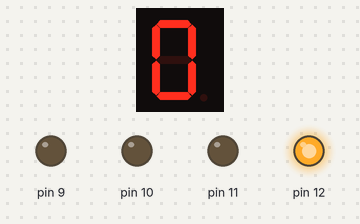
A sketch run on a simulated Arduino Uno, built with avr-gcc and run on an emulated ATmega328P. Parts: 1-digit seven-segment display, output pins drawn as LEDs (lit = HIGH). Wiring (inferred from the names in the program): 1-digit 7-segment display, segments lit when HIGH: segments pin 2, pin 3, pin 4, pin 5, pin 6, pin 7, pin 8. The segment pins are drawn as the display they are named for; pins used as bus, display or sensor lines are not drawn; what the sketch prints to the serial monitor is not drawn.

Above: at 0.15 s.
At 0.76 s:
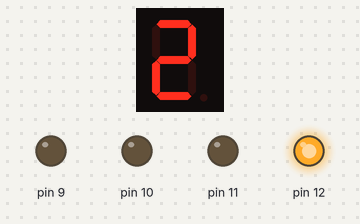
At 1.37 s:
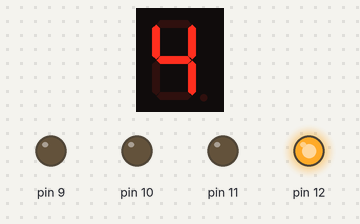
At 2.89 s:
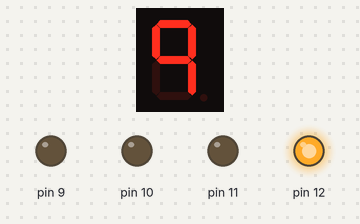
Timing chart, 0 to 4.4 s (numbered marks = the images above):
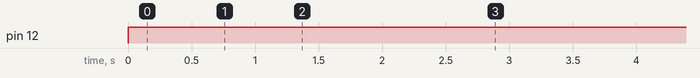

The sketch:

PRUEBAS.ino
```cpp
int CC[]={0x3f,0x06,0x5b,0x4f,0x66,0x6d,0x7d,0x07,0x7f,0x67};
int pin[]={2,3,4,5,6,7,8};
byte t4=12;
byte t3=11;
byte t2=10;
byte t1=9;

void setup() {Serial.begin(9600);
  // put your setup code here, to run once:
  for(int k=2;k<=8;k++)
  {
    pinMode(k, OUTPUT);
  }
  for(int i=9;i<=12;i++)
  {
    pinMode(i, OUTPUT);
  }

}

void loop() {
int contador=0;

  while(contador<=9){

    digitalWrite(12, HIGH);
    delay(1);
    digitalWrite(11, LOW);
    delay(1);
    digitalWrite(10, LOW);
    delay(1);
    digitalWrite(9, LOW);
    convert(CC[contador],2,8);
    delay(1);

    contador++;
    Serial.print(contador);
    delay(300);

  }
}

void convert(int bits, int ini, int fin)
{
  for(int i=ini; i<=fin; i++)
  {
    digitalWrite(i, bitRead(bits,i-ini)); //bits=Número binario; i-ini=posicion del numero binario bitRead=toda esta funcion entrega el bit del numero binario lo desglosa
  }
}
```

Measured:
- by itself, pin 12: LOW → HIGH at 0.00 s
- by itself, everything shown: repeats every 3.0 s, in 10 steps
